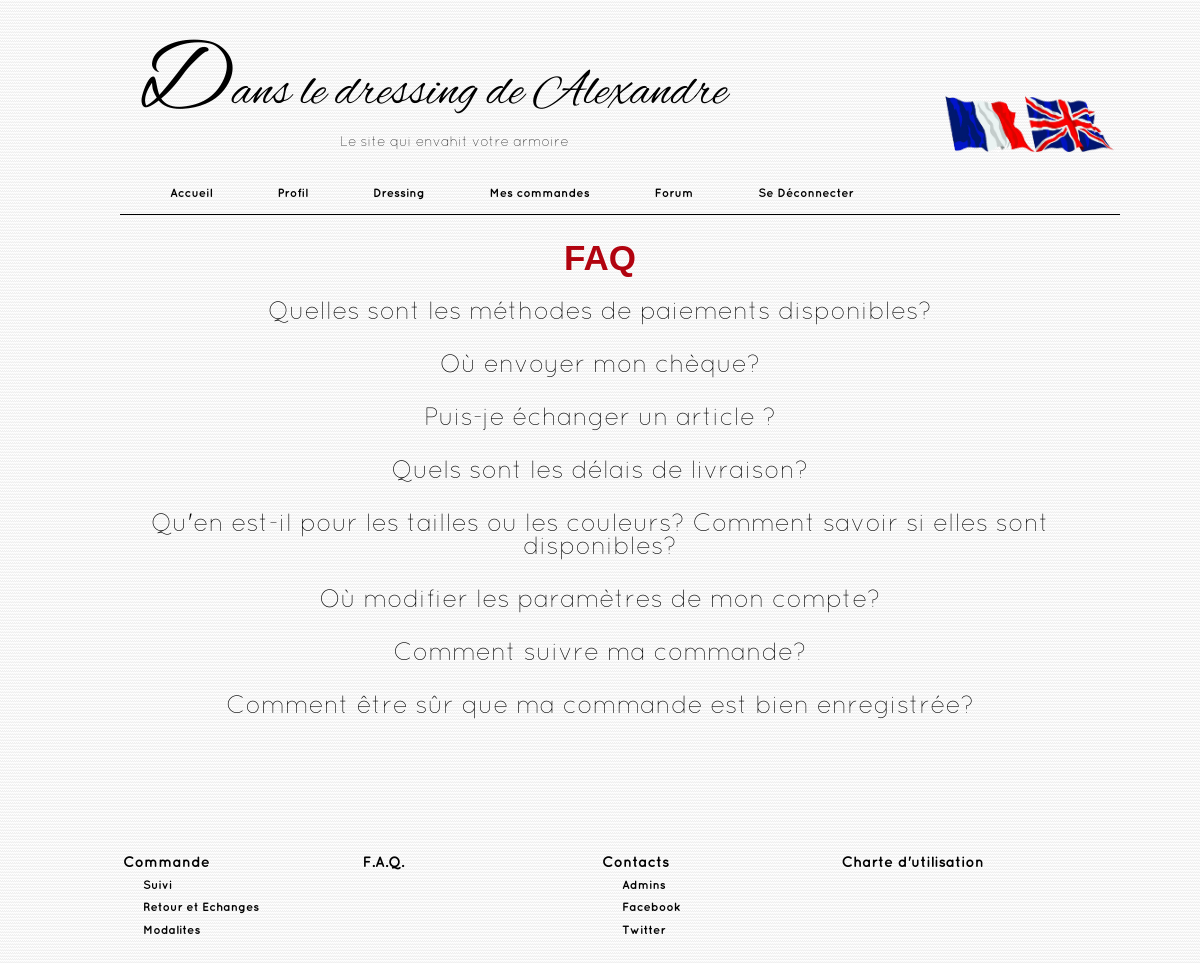
The page /faq (signed in) on the database its author committed.
### tables this page shows
CREATE TABLE IF NOT EXISTS `faq` (
  `id` int(11) NOT NULL AUTO_INCREMENT,
  `question` varchar(600) NOT NULL,
  `reponse` varchar(2000) NOT NULL,
  PRIMARY KEY (`id`)
);

### Core/Controller.php (called while the page is built, shortened)
<?php
class Controller {
	public $request;
	private $rendered = false;
	function __construct($request) {
		$this->request = $request;
	}
	public function render($view, $vars=null) {
		if ($this->rendered == true) {
			return false;
		}
		if (strpos($view, '/') === 0) {
			$view = ROOT.DS.'Views'.$view.'.php';
		}
		else {
			$view = ROOT.DS.'Views'.DS.ucfirst($this->request->controller).DS.$view.'.php';
		}
		require $view;
		$this->rendered = true;
	}
}

### Controllers/FaqController.php (called while the page is built, shortened)
<?php
class FAQController extends Controller {
	function index() {
		$contenu = $this->Faq->Recupinfos();
		$this->render('index',array('contenu'=>$contenu));
	}
}

### Core/Dispatcher.php (called while the page is built, shortened)
<?php
class Dispatcher {
	var $request;
	function __construct() {
		$this->request = new Request();
		$controller = $this->loadController();
		call_user_func_array(array($controller, $this->request->action), $this->request->params);
	}
	function loadController() {
		return new $name($this->request);
	}
}

### Webroot/index.php (called while the page is built, shortened)
<?php
new Dispatcher();
?>

### Core/Model.php (called while the page is built, shortened)
<?php
class Model {
	public $conf = 'default';
	public $table = false;
	public function __construct() {
		$conf = Config::$database[$this->conf];
		try {
			$pdo = new PDO('mysql:host='.$conf['host'].';dbname='.$conf['database'].';',
				$conf['login'], $conf['password'], array(PDO::MYSQL_ATTR_INIT_COMMAND => 'SET NAMES utf8'));
			$this->db = $pdo;
		}catch(PDOException $e){
			if (Config::$debug >= 1) {
				die($e->getMessage());
			}else{
				die('Impossible de se connecter à la base de données');
			}
		}
		if ($this->table === false) {
			$this->table = strtolower(get_class($this));
		}
	}
}

### Models/Faq.php (called while the page is built)
<?php
class Faq extends Model {
	public function Recupinfos(){
		$sql = 'SELECT * FROM '. $this->table;
		$pre = $this->db->prepare($sql);
		$pre->execute();
		return $pre->fetchAll(PDO::FETCH_OBJ);
	}
}

### Views/Faq/index.php (the view, shortened to what this page needs)
<html>
    <head>
        <link rel="stylesheet" href="/Dansledressingde/Webroot/css/faq.css" />
        </head>
   <body>
   	<h1><?php echo _("FAQ"); ?></h1>
<?php foreach ($contenu as $content) :?>
<dl>
	<dt><?php echo($content->question);?></dt>
<?php endforeach; ?>

### Webroot/css/style.css (style rules this page uses)
body { width: 960px; margin: auto; background-image: url('../img/linen.png'); font-family: "QuicksandLight", "Copperplate" ,Verdana, Arial, Helvetica, sans-serif; }

### Webroot/css/faq.css (style rules this page uses)
h1 { color: #B1030F; font-family: apple-chancery, Monotype Corsiva, Cambria, Arial; font-style: normal; text-align:center; font-size: 35px; }
dt { text-align: center; font-size: 25px; }

### rows shown on the page
faq: question "Quelles sont les méthodes de paiements disponibles?"
faq: question "Où envoyer mon chèque?"
faq: question "Puis-je échanger un article ?"
faq: question "Quels sont les délais de livraison?"
faq: question "Qu'en est-il pour les tailles ou les couleurs? Comment savoir si elles sont disponibles?"
faq: question "Où modifier les paramètres de mon compte?"
faq: question "Comment suivre ma commande?"
faq: question "Comment être sûr que ma commande est bien enregistrée?"

### other values the page prints
$_SESSION['User']->pseudo "Alexandre"
_("Le site qui envahit votre armoire") "Le site qui envahit votre armoire"
_("Accueil") "Accueil"
_("Profil") "Profil"
_("Dressing") "Dressing"
_("Mes commandes") "Mes commandes"
_("Forum") "Forum"
_("Se Déconnecter") "Se Déconnecter"
_("FAQ") "FAQ"
_("Commande") "Commande"
_("F.A.Q.") "F.A.Q."
_("Contacts") "Contacts"
_("Charte d'utilisation") "Charte d'utilisation"
_("Suivi") "Suivi"
_("Admins") "Admins"
